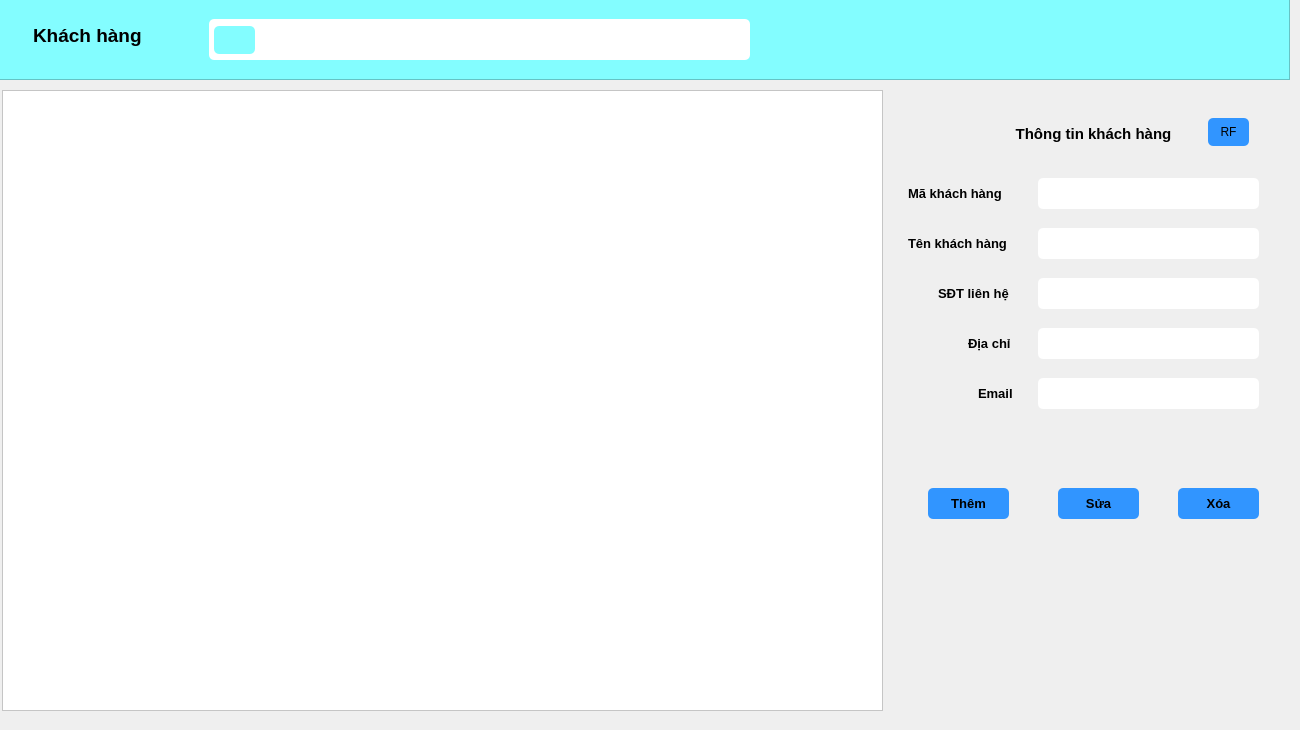
    <widget class="QWidget" name="pgKhach_hang">
     <widget class="QWidget" name="widget_7" native="true">
      <property name="geometry">
       <rect>
        <x>-1</x>
        <y>-1</y>
        <width>1291</width>
        <height>721</height>
       </rect>
      </property>
      <widget class="QFrame" name="frame_8">
       <property name="geometry">
        <rect>
         <x>0</x>
         <y>0</y>
         <width>1291</width>
         <height>81</height>
        </rect>
       </property>
       <property name="styleSheet">
        <string notr="true">background-color: rgb(131, 253, 255);</string>
       </property>
       <property name="frameShape">
        <enum>QFrame::StyledPanel</enum>
       </property>
       <property name="frameShadow">
        <enum>QFrame::Raised</enum>
       </property>
       <widget class="QLabel" name="label_24">
        <property name="geometry">
         <rect>
          <x>34</x>
          <y>21</y>
          <width>141</width>
          <height>31</height>
         </rect>
        </property>
        <property name="font">
         <font>
          <family>Arial</family>
          <pointsize>14</pointsize>
          <weight>75</weight>
          <bold>true</bold>
         </font>
        </property>
        <property name="text">
         <string>Khách hàng</string>
        </property>
       </widget>
       <widget class="QLineEdit" name="txtSearch_khach_hang">
        <property name="geometry">
         <rect>
          <x>210</x>
          <y>20</y>
          <width>541</width>
          <height>41</height>
         </rect>
        </property>
        <property name="styleSheet">
         <string notr="true">background-color: rgb(255, 255, 255);
border-radius: 5px;
padding-left: 50px;</string>
        </property>
       </widget>
       <widget class="QPushButton" name="btSearch_kh">
        <property name="geometry">
         <rect>
          <x>215</x>
          <y>27</y>
          <width>41</width>
          <height>28</height>
         </rect>
        </property>
        <property name="cursor">
         <cursorShape>PointingHandCursor</cursorShape>
        </property>
        <property name="styleSheet">
         <string notr="true">QPushButton{
border-radius: 5px;
}
QPushButton:hover{
background-color: rgb(255, 252, 155);
}</string>
        </property>
        <property name="text">
         <string/>
        </property>
        <property name="icon">
         <iconset resource="iconbody/iconbody.qrc">
          <normaloff>:/iconbd/icon/search35.png</normaloff>:/iconbd/icon/search35.png</iconset>
        </property>
        <property name="iconSize">
         <size>
          <width>20</width>
          <height>20</height>
         </size>
        </property>
       </widget>
      </widget>
      <widget class="QTableWidget" name="tableWidget_3">
       <property name="geometry">
        <rect>
         <x>3</x>
         <y>91</y>
         <width>881</width>
         <height>621</height>
        </rect>
       </property>
       <property name="styleSheet">
        <string notr="true">background-color: rgb(255, 255, 255);</string>
       </property>
      </widget>
      <widget class="QWidget" name="widget_8" native="true">
       <property name="geometry">
        <rect>
         <x>899</x>
         <y>99</y>
         <width>381</width>
         <height>611</height>
        </rect>
       </property>
       <widget class="QLabel" name="label_25">
        <property name="geometry">
         <rect>
          <x>90</x>
          <y>20</y>
          <width>211</width>
          <height>31</height>
         </rect>
        </property>
        <property name="font">
         <font>
          <family>Arial</family>
          <pointsize>11</pointsize>
          <weight>75</weight>
          <bold>true</bold>
         </font>
        </property>
        <property name="text">
         <string>Thông tin khách hàng</string>
        </property>
        <property name="alignment">
         <set>Qt::AlignCenter</set>
        </property>
       </widget>
       <widget class="QLabel" name="label_26">
        <property name="geometry">
         <rect>
          <x>10</x>
          <y>80</y>
          <width>121</width>
          <height>31</height>
         </rect>
        </property>
        <property name="font">
         <font>
          <family>Arial</family>
          <pointsize>10</pointsize>
          <weight>75</weight>
          <bold>true</bold>
         </font>
        </property>
        <property name="text">
         <string>Mã khách hàng</string>
        </property>
        <property name="alignment">
         <set>Qt::AlignLeading|Qt::AlignLeft|Qt::AlignVCenter</set>
        </property>
       </widget>
       <widget class="QLabel" name="label_27">
        <property name="geometry">
         <rect>
          <x>10</x>
          <y>130</y>
          <width>131</width>
          <height>31</height>
         </rect>
        </property>
        <property name="font">
         <font>
          <family>Arial</family>
          <pointsize>10</pointsize>
          <weight>75</weight>
          <bold>true</bold>
         </font>
        </property>
        <property name="text">
         <string>Tên khách hàng</string>
        </property>
        <property name="alignment">
         <set>Qt::AlignLeading|Qt::AlignLeft|Qt::AlignVCenter</set>
        </property>
       </widget>
       <widget class="QLabel" name="label_28">
        <property name="geometry">
         <rect>
          <x>40</x>
          <y>180</y>
          <width>91</width>
          <height>31</height>
         </rect>
        </property>
        <property name="font">
         <font>
          <family>Arial</family>
          <pointsize>10</pointsize>
          <weight>75</weight>
          <bold>true</bold>
         </font>
        </property>
        <property name="text">
         <string>SĐT liên hệ</string>
        </property>
        <property name="alignment">
         <set>Qt::AlignLeading|Qt::AlignLeft|Qt::AlignVCenter</set>
        </property>
       </widget>
       <widget class="QLabel" name="label_29">
        <property name="geometry">
         <rect>
          <x>70</x>
          <y>230</y>
          <width>61</width>
          <height>31</height>
         </rect>
        </property>
        <property name="font">
         <font>
          <family>Arial</family>
          <pointsize>10</pointsize>
          <weight>75</weight>
          <bold>true</bold>
         </font>
        </property>
        <property name="text">
         <string>Địa chỉ</string>
        </property>
        <property name="alignment">
         <set>Qt::AlignLeading|Qt::AlignLeft|Qt::AlignVCenter</set>
        </property>
       </widget>
       <widget class="QLabel" name="label_30">
        <property name="geometry">
         <rect>
          <x>80</x>
          <y>280</y>
          <width>51</width>
          <height>31</height>
         </rect>
        </property>
        <property name="font">
         <font>
          <family>Arial</family>
          <pointsize>10</pointsize>
          <weight>75</weight>
          <bold>true</bold>
         </font>
        </property>
        <property name="text">
         <string>Email</string>
        </property>
        <property name="alignment">
         <set>Qt::AlignLeading|Qt::AlignLeft|Qt::AlignVCenter</set>
        </property>
       </widget>
       <widget class="QLineEdit" name="txtMa_Khach_hang">
        <property name="geometry">
         <rect>
          <x>140</x>
          <y>80</y>
          <width>221</width>
          <height>31</height>
         </rect>
        </property>
        <property name="styleSheet">
         <string notr="true">background-color: rgb(255, 255, 255);
padding: 7px;
border-radius: 5px;</string>
        </property>
       </widget>
       <widget class="QLineEdit" name="txtTen_khach_hang">
        <property name="geometry">
         <rect>
          <x>140</x>
          <y>130</y>
          <width>221</width>
          <height>31</height>
         </rect>
        </property>
        <property name="styleSheet">
         <string notr="true">background-color: rgb(255, 255, 255);
padding: 7px;
border-radius: 5px;</string>
        </property>
       </widget>
       <widget class="QLineEdit" name="txtSDT">
        <property name="geometry">
         <rect>
          <x>140</x>
          <y>180</y>
          <width>221</width>
          <height>31</height>
         </rect>
        </property>
        <property name="styleSheet">
         <string notr="true">background-color: rgb(255, 255, 255);
padding: 7px;
border-radius: 5px;</string>
        </property>
       </widget>
       <widget class="QLineEdit" name="txtDiachi">
        <property name="geometry">
         <rect>
          <x>140</x>
          <y>230</y>
          <width>221</width>
          <height>31</height>
         </rect>
        </property>
        <property name="styleSheet">
         <string notr="true">background-color: rgb(255, 255, 255);
padding: 7px;
border-radius: 5px;</string>
        </property>
       </widget>
       <widget class="QLineEdit" name="txtEmail">
        <property name="geometry">
         <rect>
          <x>140</x>
          <y>280</y>
          <width>221</width>
          <height>31</height>
         </rect>
        </property>
        <property name="styleSheet">
         <string notr="true">background-color: rgb(255, 255, 255);
padding: 7px;
border-radius: 5px;</string>
        </property>
       </widget>
       <widget class="QPushButton" name="btThem_kh">
        <property name="geometry">
         <rect>
          <x>30</x>
          <y>390</y>
          <width>81</width>
          <height>31</height>
         </rect>
        </property>
        <property name="font">
         <font>
          <family>Arial</family>
          <pointsize>10</pointsize>
          <weight>75</weight>
          <bold>true</bold>
         </font>
        </property>
        <property name="cursor">
         <cursorShape>PointingHandCursor</cursorShape>
        </property>
        <property name="styleSheet">
         <string notr="true">QPushButton{
border-radius: 5px;
background-color: rgb(49, 149, 255);
padding: 5px;
}
QPushButton:hover{
	color:rgb(255, 255, 255);
	background-color: rgb(108, 255, 206);
}</string>
        </property>
        <property name="text">
         <string>Thêm</string>
        </property>
        <property name="icon">
         <iconset resource="iconbody/iconbody.qrc">
          <normaloff>:/iconbd/icon/them35.png</normaloff>:/iconbd/icon/them35.png</iconset>
        </property>
       </widget>
       <widget class="QPushButton" name="btSua_kh">
        <property name="geometry">
         <rect>
          <x>160</x>
          <y>390</y>
          <width>81</width>
          <height>31</height>
         </rect>
        </property>
        <property name="font">
         <font>
          <family>Arial</family>
          <pointsize>10</pointsize>
          <weight>75</weight>
          <bold>true</bold>
         </font>
        </property>
        <property name="cursor">
         <cursorShape>PointingHandCursor</cursorShape>
        </property>
        <property name="styleSheet">
         <string notr="true">QPushButton{
border-radius: 5px;
background-color: rgb(49, 149, 255);
padding: 5px;
}
QPushButton:hover{
	color:rgb(255, 255, 255);
	background-color: rgb(108, 255, 206);
}</string>
        </property>
        <property name="text">
         <string>Sửa</string>
        </property>
        <property name="icon">
         <iconset resource="iconbody/iconbody.qrc">
          <normaloff>:/iconbd/icon/sua35.png</normaloff>:/iconbd/icon/sua35.png</iconset>
        </property>
       </widget>
       <widget class="QPushButton" name="btXoa_kh">
        <property name="geometry">
         <rect>
          <x>280</x>
          <y>390</y>
          <width>81</width>
          <height>31</height>
         </rect>
        </property>
        <property name="font">
         <font>
          <family>Arial</family>
          <pointsize>10</pointsize>
          <weight>75</weight>
          <bold>true</bold>
         </font>
        </property>
        <property name="cursor">
         <cursorShape>PointingHandCursor</cursorShape>
        </property>
        <property name="styleSheet">
         <string notr="true">QPushButton{
border-radius: 5px;
background-color: rgb(49, 149, 255);
padding: 5px;
}
QPushButton:hover{
	color:rgb(255, 255, 255);
	
	background-color: red;
}</string>
        </property>
        <property name="text">
         <string>Xóa</string>
        </property>
        <property name="icon">
         <iconset resource="iconbody/iconbody.qrc">
          <normaloff>:/iconbd/icon/xoa35.png</normaloff>:/iconbd/icon/xoa35.png</iconset>
        </property>
       </widget>
       <widget class="QPushButton" name="bt_RF">
        <property name="geometry">
         <rect>
          <x>310</x>
          <y>20</y>
          <width>41</width>
          <height>28</height>
         </rect>
        </property>
        <property name="styleSheet">
         <string notr="true">QPushButton{
border-radius: 5px;
background-color: rgb(49, 149, 255);
padding: 5px;
}
QPushButton:hover{
	color: rgb(68, 55, 255);
	background-color: rgb(108, 255, 206);
}</string>
        </property>
        <property name="text">
         <string>RF</string>
        </property>
       </widget>
      </widget>
     </widget>
    </widget>
